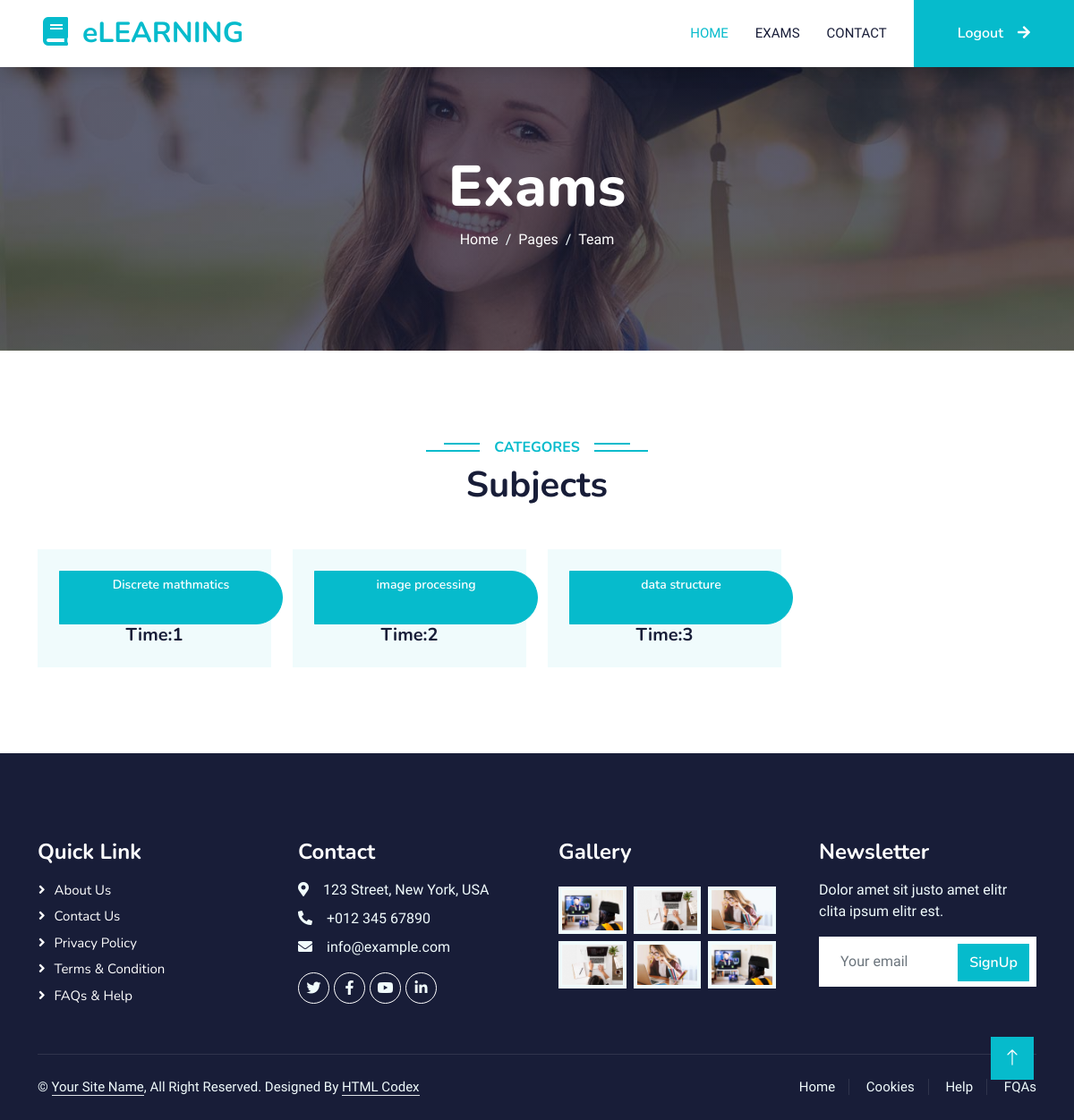
Screenshot of /Exams/grade-2/ with the database file from the repository.
### subjects/models.py (models this page shows, shortened)
class Subject(models.Model):
    category=models.ForeignKey(Category,on_delete=models.CASCADE)
    subject_name=models.CharField(max_length=200)
    slugy=models.SlugField(unique=True,blank=True,null=True)
    hours=models.IntegerField(default=0)
    time=models.DateTimeField(auto_now=True)
    is_available=models.BooleanField(default=True)
    def get_url(self):
        return reverse('Exams:subjects_slug',args=[self.category.slug,self.slugy])
    class Meta:
        verbose_name=("Subject")
        verbose_name_plural=("Subjects")
    def __str__(self):
        return self.subject_name

### exams/views.py (the view)
# urls.py: path('<str:category_slug>/',views.grade_exams,name='category_slug'),
def grade_exams(request,category_slug):
    grade=Category.objects.get(slug=category_slug)
    subjects=Subject.objects.filter(category=grade)
    context={'subjects':subjects,}
    return render(request,'subjects/subjects.html',context)

### templates/subjects/subjects.html
{% extends 'base.html' %}
{% block body %}
    <div class="container-fluid bg-primary py-5 mb-5 page-header">
        <div class="container py-5">
            <div class="row justify-content-center">
                <div class="col-lg-10 text-center">
                    <h1 class="display-3 text-white animated slideInDown">Exams</h1>
                    <nav aria-label="breadcrumb">
                        <ol class="breadcrumb justify-content-center">
                            <li class="breadcrumb-item"><a class="text-white" href="#">Home</a></li>
                            <li class="breadcrumb-item"><a class="text-white" href="#">Pages</a></li>
                            <li class="breadcrumb-item text-white active" aria-current="page">Team</li>
                        </ol>
                    </nav>
                </div>
            </div>
        </div>
    </div>
    <div class="container-xxl py-5">
        <div class="container">
            <div class="text-center wow fadeInUp" data-wow-delay="0.1s">
                <h6 class="section-title bg-white text-center text-primary px-3">Categores</h6>
                <h1 class="mb-5">Subjects </h1>
            </div>
            <div class="row g-4">
                {% for subject in subjects  %}
                <div class="col-lg-3 col-md-6 wow fadeInUp" data-wow-delay="0.7s">
                    <div class="team-item bg-light">
                        <div class="text-center p-4">
                            <a href="{{subject.get_url}}" class="flex-shrink-0 btn btn-sm btn-primary px-3" style="border-radius: 0 30px 30px 0; width: 250px;height: 60px; ">{{subject}}</a>
                            <h5 class="mb-0">Time:{{subject.hours}}</h>
                        </div>
                    </div>
                </div>
                {% endfor %}
            </div>
        </div>
    </div>
{% endblock body %}

### static/css/style.css (style rules this page uses)
:root { --primary: #06BBCC; --light: #F0FBFC; --dark: #181d38; }
.btn { font-family: 'Nunito', sans-serif; font-weight: 600; transition: .5s; }
.btn.btn-primary, .btn.btn-secondary { color: #FFFFFF; }
.page-header { background: linear-gradient(rgba(24, 29, 56, .7), rgba(24, 29, 56, .7)), url(../img/carousel-1.jpg); background-position: center center; background-repeat: no-repeat; background-size: cover; }
.breadcrumb-item + .breadcrumb-item::before { color: var(--light); }
.section-title { position: relative; display: inline-block; text-transform: uppercase; }
.section-title::before { position: absolute; content: ""; width: calc(100% + 80px); height: 2px; top: 4px; left: -40px; background: var(--primary); z-index: -1; }
.section-title::after { position: absolute; content: ""; width: calc(100% + 120px); height: 2px; bottom: 5px; left: -60px; background: var(--primary); z-index: -1; }

### rows the page displays
Subject: subject_name "Discrete mathmatics", hours "1"
Subject: subject_name "image processing", hours "2"
Subject: subject_name "data structure", hours "3"
